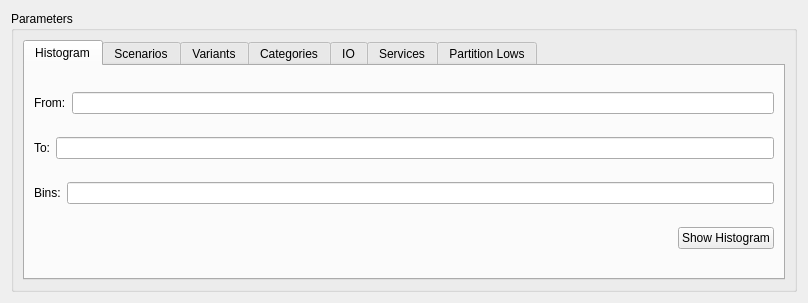
<?xml version="1.0" encoding="UTF-8"?>
<ui version="4.0">
 <class>histogram_widget</class>
 <widget class="QWidget" name="histogram_widget">
  <property name="geometry">
   <rect>
    <x>0</x>
    <y>0</y>
    <width>808</width>
    <height>290</height>
   </rect>
  </property>
  <property name="sizePolicy">
   <sizepolicy hsizetype="Expanding" vsizetype="Expanding">
    <horstretch>0</horstretch>
    <verstretch>0</verstretch>
   </sizepolicy>
  </property>
  <property name="windowTitle">
   <string>histogram</string>
  </property>
  <layout class="QVBoxLayout" name="verticalLayout_8">
   <item>
    <widget class="QGroupBox" name="gbParams">
     <property name="sizePolicy">
      <sizepolicy hsizetype="Expanding" vsizetype="Fixed">
       <horstretch>0</horstretch>
       <verstretch>0</verstretch>
      </sizepolicy>
     </property>
     <property name="title">
      <string>Parameters</string>
     </property>
     <layout class="QGridLayout" name="gridLayout_6">
      <item row="0" column="0">
       <widget class="QTabWidget" name="twHistogramParams">
        <property name="sizePolicy">
         <sizepolicy hsizetype="Expanding" vsizetype="Minimum">
          <horstretch>0</horstretch>
          <verstretch>0</verstretch>
         </sizepolicy>
        </property>
        <property name="currentIndex">
         <number>0</number>
        </property>
        <widget class="QWidget" name="tabHistogram">
         <property name="sizePolicy">
          <sizepolicy hsizetype="Expanding" vsizetype="Preferred">
           <horstretch>0</horstretch>
           <verstretch>0</verstretch>
          </sizepolicy>
         </property>
         <attribute name="title">
          <string>Histogram</string>
         </attribute>
         <layout class="QVBoxLayout" name="verticalLayout">
          <item>
           <layout class="QHBoxLayout" name="horizontalLayout_3">
            <item>
             <widget class="QLabel" name="lFrom">
              <property name="text">
               <string>From:</string>
              </property>
             </widget>
            </item>
            <item>
             <widget class="QLineEdit" name="leFrom"/>
            </item>
           </layout>
          </item>
          <item>
           <layout class="QHBoxLayout" name="horizontalLayout_2">
            <item>
             <widget class="QLabel" name="lTo">
              <property name="text">
               <string>To:</string>
              </property>
             </widget>
            </item>
            <item>
             <widget class="QLineEdit" name="leTo"/>
            </item>
           </layout>
          </item>
          <item>
           <layout class="QHBoxLayout" name="horizontalLayout">
            <item>
             <widget class="QLabel" name="lCount">
              <property name="text">
               <string>Bins:</string>
              </property>
             </widget>
            </item>
            <item>
             <widget class="QLineEdit" name="leCount"/>
            </item>
           </layout>
          </item>
          <item>
           <layout class="QHBoxLayout" name="horizontalLayout_10">
            <item>
             <spacer name="horizontalSpacer">
              <property name="orientation">
               <enum>Qt::Horizontal</enum>
              </property>
              <property name="sizeHint" stdset="0">
               <size>
                <width>40</width>
                <height>20</height>
               </size>
              </property>
             </spacer>
            </item>
            <item>
             <widget class="QPushButton" name="pbUpdate">
              <property name="text">
               <string>Show Histogram</string>
              </property>
             </widget>
            </item>
           </layout>
          </item>
         </layout>
        </widget>
        <widget class="QWidget" name="tabScenarios">
         <property name="sizePolicy">
          <sizepolicy hsizetype="Expanding" vsizetype="Preferred">
           <horstretch>0</horstretch>
           <verstretch>0</verstretch>
          </sizepolicy>
         </property>
         <attribute name="title">
          <string>Scenarios</string>
         </attribute>
         <layout class="QGridLayout" name="gridLayout">
          <item row="0" column="0">
           <layout class="QHBoxLayout" name="horizontalLayout_4">
            <item>
             <widget class="QListView" name="lVScenarios"/>
            </item>
            <item>
             <layout class="QVBoxLayout" name="verticalLayout_2">
              <item>
               <widget class="QToolButton" name="tbClearAllScenarios">
                <property name="text">
                 <string>...</string>
                </property>
               </widget>
              </item>
              <item>
               <widget class="QToolButton" name="tbSelectAllScenarios">
                <property name="text">
                 <string>...</string>
                </property>
               </widget>
              </item>
              <item>
               <spacer name="verticalSpacer">
                <property name="orientation">
                 <enum>Qt::Vertical</enum>
                </property>
                <property name="sizeType">
                 <enum>QSizePolicy::Expanding</enum>
                </property>
                <property name="sizeHint" stdset="0">
                 <size>
                  <width>20</width>
                  <height>40</height>
                 </size>
                </property>
               </spacer>
              </item>
             </layout>
            </item>
           </layout>
          </item>
         </layout>
        </widget>
        <widget class="QWidget" name="tabVariants">
         <property name="sizePolicy">
          <sizepolicy hsizetype="Expanding" vsizetype="Preferred">
           <horstretch>0</horstretch>
           <verstretch>0</verstretch>
          </sizepolicy>
         </property>
         <attribute name="title">
          <string>Variants</string>
         </attribute>
         <layout class="QGridLayout" name="gridLayout_2">
          <item row="0" column="0">
           <layout class="QHBoxLayout" name="horizontalLayout_5">
            <item>
             <widget class="QListView" name="lvVariants"/>
            </item>
            <item>
             <layout class="QVBoxLayout" name="verticalLayout_3">
              <item>
               <widget class="QToolButton" name="tbClearAllVariants">
                <property name="text">
                 <string>...</string>
                </property>
               </widget>
              </item>
              <item>
               <widget class="QToolButton" name="tbSelectAllVariants">
                <property name="text">
                 <string>...</string>
                </property>
               </widget>
              </item>
              <item>
               <spacer name="verticalSpacer_2">
                <property name="orientation">
                 <enum>Qt::Vertical</enum>
                </property>
                <property name="sizeType">
                 <enum>QSizePolicy::Expanding</enum>
                </property>
                <property name="sizeHint" stdset="0">
                 <size>
                  <width>20</width>
                  <height>40</height>
                 </size>
                </property>
               </spacer>
              </item>
             </layout>
            </item>
           </layout>
          </item>
         </layout>
        </widget>
        <widget class="QWidget" name="tabCategories">
         <property name="sizePolicy">
          <sizepolicy hsizetype="Expanding" vsizetype="Preferred">
           <horstretch>0</horstretch>
           <verstretch>0</verstretch>
          </sizepolicy>
         </property>
         <attribute name="title">
          <string>Categories</string>
         </attribute>
         <layout class="QGridLayout" name="gridLayout_3">
          <item row="0" column="0">
           <layout class="QHBoxLayout" name="horizontalLayout_7">
            <item>
             <widget class="QListView" name="lvCategories"/>
            </item>
            <item>
             <layout class="QVBoxLayout" name="verticalLayout_5">
              <item>
               <widget class="QToolButton" name="tbClearAllCategories">
                <property name="text">
                 <string>...</string>
                </property>
               </widget>
              </item>
              <item>
               <widget class="QToolButton" name="tbSelectAllCategories">
                <property name="text">
                 <string>...</string>
                </property>
               </widget>
              </item>
              <item>
               <spacer name="verticalSpacer_4">
                <property name="orientation">
                 <enum>Qt::Vertical</enum>
                </property>
                <property name="sizeType">
                 <enum>QSizePolicy::Expanding</enum>
                </property>
                <property name="sizeHint" stdset="0">
                 <size>
                  <width>20</width>
                  <height>40</height>
                 </size>
                </property>
               </spacer>
              </item>
             </layout>
            </item>
           </layout>
          </item>
         </layout>
        </widget>
        <widget class="QWidget" name="tabIO">
         <property name="sizePolicy">
          <sizepolicy hsizetype="Expanding" vsizetype="Preferred">
           <horstretch>0</horstretch>
           <verstretch>0</verstretch>
          </sizepolicy>
         </property>
         <attribute name="title">
          <string>IO</string>
         </attribute>
         <layout class="QGridLayout" name="gridLayout_4">
          <item row="0" column="0">
           <layout class="QHBoxLayout" name="horizontalLayout_8">
            <item>
             <widget class="QListView" name="lvIOs"/>
            </item>
            <item>
             <layout class="QVBoxLayout" name="verticalLayout_6">
              <item>
               <widget class="QToolButton" name="tbClearAllIO">
                <property name="text">
                 <string>...</string>
                </property>
               </widget>
              </item>
              <item>
               <widget class="QToolButton" name="tbSelectAllIO">
                <property name="text">
                 <string>...</string>
                </property>
               </widget>
              </item>
              <item>
               <spacer name="verticalSpacer_5">
                <property name="orientation">
                 <enum>Qt::Vertical</enum>
                </property>
                <property name="sizeType">
                 <enum>QSizePolicy::Expanding</enum>
                </property>
                <property name="sizeHint" stdset="0">
                 <size>
                  <width>20</width>
                  <height>40</height>
                 </size>
                </property>
               </spacer>
              </item>
             </layout>
            </item>
           </layout>
          </item>
         </layout>
        </widget>
        <widget class="QWidget" name="tabServices">
         <property name="sizePolicy">
          <sizepolicy hsizetype="Expanding" vsizetype="Preferred">
           <horstretch>0</horstretch>
           <verstretch>0</verstretch>
          </sizepolicy>
         </property>
         <attribute name="title">
          <string>Services</string>
         </attribute>
         <layout class="QGridLayout" name="gridLayout_5">
          <item row="0" column="0">
           <layout class="QHBoxLayout" name="horizontalLayout_9">
            <item>
             <widget class="QListView" name="lvServices"/>
            </item>
            <item>
             <layout class="QVBoxLayout" name="verticalLayout_7">
              <item>
               <widget class="QToolButton" name="tbClearAllServices">
                <property name="text">
                 <string>...</string>
                </property>
               </widget>
              </item>
              <item>
               <widget class="QToolButton" name="tbSelectAllServices">
                <property name="text">
                 <string>...</string>
                </property>
               </widget>
              </item>
              <item>
               <spacer name="verticalSpacer_6">
                <property name="orientation">
                 <enum>Qt::Vertical</enum>
                </property>
                <property name="sizeType">
                 <enum>QSizePolicy::Expanding</enum>
                </property>
                <property name="sizeHint" stdset="0">
                 <size>
                  <width>20</width>
                  <height>40</height>
                 </size>
                </property>
               </spacer>
              </item>
             </layout>
            </item>
           </layout>
          </item>
         </layout>
        </widget>
        <widget class="QWidget" name="tabLows">
         <attribute name="title">
          <string>Partition Lows</string>
         </attribute>
         <layout class="QGridLayout" name="gridLayout_7">
          <item row="0" column="0">
           <layout class="QHBoxLayout" name="horizontalLayout_11">
            <item>
             <widget class="QListView" name="lvLows"/>
            </item>
            <item>
             <layout class="QVBoxLayout" name="verticalLayout_9">
              <item>
               <widget class="QToolButton" name="tbClearAllLows">
                <property name="text">
                 <string>...</string>
                </property>
               </widget>
              </item>
              <item>
               <widget class="QToolButton" name="tbSelectAllLows">
                <property name="text">
                 <string>...</string>
                </property>
               </widget>
              </item>
              <item>
               <spacer name="verticalSpacer_7">
                <property name="orientation">
                 <enum>Qt::Vertical</enum>
                </property>
                <property name="sizeType">
                 <enum>QSizePolicy::Expanding</enum>
                </property>
                <property name="sizeHint" stdset="0">
                 <size>
                  <width>20</width>
                  <height>40</height>
                 </size>
                </property>
               </spacer>
              </item>
             </layout>
            </item>
           </layout>
          </item>
         </layout>
        </widget>
       </widget>
      </item>
     </layout>
    </widget>
   </item>
  </layout>
 </widget>
 <resources/>
 <connections/>
</ui>
